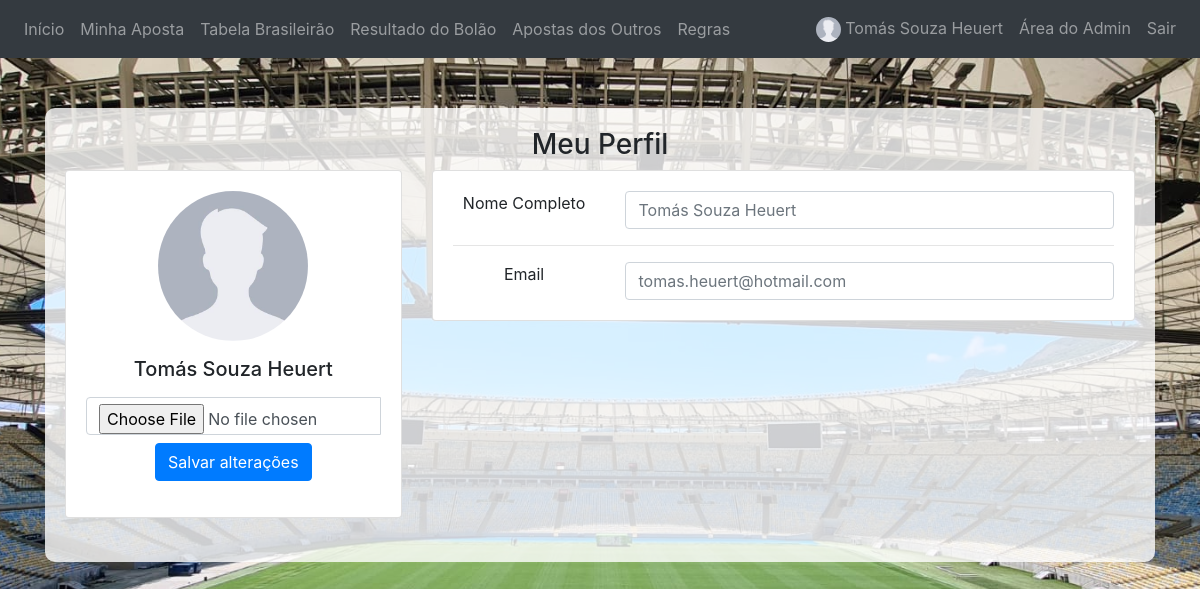
The app's page /perfil (signed in) with its own data.
### website/models.py (models this page shows)
class User(db.Model, UserMixin):
    id = db.Column(db.Integer, primary_key=True)
    email = db.Column(db.String(150), unique=True)
    password = db.Column(db.String(150))
    cpf = db.Column(db.String(150))
    nome_completo = db.Column(db.String(150))
    pagou_aposta = db.Column(db.Boolean)
    has_admin = db.Column(db.Boolean)
    foto_perfil = db.Column(db.String(200))
    cod_confirmacao = db.Column(db.String(20))
    notes = db.relationship('Note')

### website/views.py (the view, shortened to what this page needs)
@views.route('/perfil', methods=['GET', 'POST'])
@login_required
def perfil():
    return render_template("perfil.html", user=current_user)

### website/__init__.py (called while the page is built)
def create_app():
    app = Flask(__name__)
    app.config['SECRET_KEY'] = 'hjshjhdjah kjshkjdhjs'
    app.config['SQLALCHEMY_DATABASE_URI'] = f'sqlite:///{DB_NAME}'
    app.config["UPLOAD_FOLDER"] = UPLOAD_FOLDER
    db.init_app(app)
    from .views import views
    from .auth import auth
    app.register_blueprint(views, url_prefix='/')
    app.register_blueprint(auth, url_prefix='/')
    from .models import User, Note
    with app.app_context():
        db.create_all()
    login_manager = LoginManager()
    login_manager.login_view = 'auth.login'
    login_manager.login_message = ''
    login_manager.init_app(app)
    @login_manager.user_loader
    def load_user(id):
        return User.query.get(int(id))
    return app

### website/templates/perfil.html (shortened to what this page needs)
{% extends "base.html" %}
{% block content %}
<div class="perfil-container">
    <form method="POST" enctype="multipart/form-data">
        <h3 align="center">Meu Perfil</h3>
        <div class="row">
            <div class="col-lg-4">
                <div class="card mb-4">
                    <div class="card-body text-center">
                        <img src="{{user.foto_perfil}}" alt="avatar" class="rounded-circle img-fluid" style="width: 150px; height: 150px; object-fit: cover;">
                        <h5 class="my-3">{{user.nome_completo}}</h5>
                        <div class="input-group justify-content-center mb-2 d-block">
                            <input type="file" class="form-control" id="foto_perfil" name="foto_perfil"/>
                            <button type="submit" class="btn btn-primary m-2">Salvar alterações</button>
                        </div>
                    </div>
                </div>
            </div>
            <div class="col-lg-8">
                <div class="card mb-4">
                    <div class="card-body">
                        <div class="row">
                            <div class="col-sm-3">
                                <p class="mb-0">Nome Completo</p>
                            </div>
                            <div class="col-sm-9">
                                <input type="text" class="form-control text-muted mb-0" id="nome_completo"
                                    name="nome_completo" placeholder="Insira seu nome completo"
                                    value="{{user.nome_completo}}" />
                            </div>
                        </div>
                        <hr>
                        <div class="row">
                            <div class="col-sm-3">
                                <p class="mb-0">Email</p>
                            </div>
                            <div class="col-sm-9">
                                <input type="email" class="form-control text-muted mb-0" id="email" name="email"
                                    placeholder="Enter email" value="{{user.email}}" />
                            </div>
                        </div>
                    </div>
                </div>
            </div>
        </div>
    </form>
</div>
{% endblock %}

### website/templates/base.html (shortened to what this page needs)
<!DOCTYPE html>
<html>
  <head>
    <link
      rel="stylesheet"
      href="https://stackpath.bootstrapcdn.com/bootstrap/4.4.1/css/bootstrap.min.css"
    />
    <link
      rel="stylesheet"
      href="https://stackpath.bootstrapcdn.com/font-awesome/4.7.0/css/font-awesome.min.css"
    />
  </head>
  <body>
    {% if user.is_authenticated %}
    <nav class="navbar navbar-expand-lg navbar-dark bg-dark">
      <div class="collapse navbar-collapse justify-content-between" id="navbar">
        <div class="navbar-nav">
          <a class="nav-item nav-link" id="home" href="/" title="Início">Início</a>
          <a class="nav-item nav-link" id="minha_aposta" href="/minha_aposta" title="Minha Aposta">Minha Aposta</a>
          <a class="nav-item nav-link" id="tabelaBrasileirao" href="/tabela_brasileirao" title="Tabela Brasileirão">Tabela Brasileirão</a>
          <a class="nav-item nav-link" id="tabelaBrasileirao" href="/resultado_bolao" title="Resultado do Bolão">Resultado do Bolão</a>
          <a class="nav-item nav-link" id="tabelaBrasileirao" href="/apostas_outros" title="Apostas dos Outros">Apostas dos Outros</a>
          <a class="nav-item nav-link" id="regras" href="/regras" title="Regras">Regras</a>
        </div>
        {% if user.is_authenticated %}
        <div class="navbar-nav">
          <a class="nav-item nav-link" href="/perfil" title="Perfil de {{user.nome_completo}}">
            <img src="{{user.foto_perfil}}" class="rounded-circle" width="25" height="25" style="object-fit: cover;">
            <span class="nav-item navbar-link">{{user.nome_completo}}</span>
          </a>
          {% if user.has_admin %}
          <a class="nav-item nav-link" id="logout" href="/admin_area" title="Área do Admin">Área do Admin</a>
          {% endif %}
          <a class="nav-item nav-link" id="logout" href="/logout" title="Sair" onclick="return confirm('Deseja mesmo sair?')">Sair</a>
        </div>
        {% endif %}
      </div>
    </nav>
    {% endif %}
    <div class="container">{% block content %} {% endblock %}</div>
  </body>
</html>

### website/templates/perfil.html (style rules this page uses)
body { background-image: url('/static/imagens/maraca.jpeg'); background-size: cover; background-position: center; background-attachment: fixed; background-repeat: no-repeat; }
.perfil-container { background-color: rgba(255, 255, 255, 0.8); border-radius: 10px; padding: 20px; margin-top: 50px; max-width: auto; margin-left: auto; margin-right: auto; text-align: center; }

### records on screen
User: foto_perfil (placeholder picture), nome_completo "Tomás Souza Heuert", email "tomas.heuert@hotmail.com"
